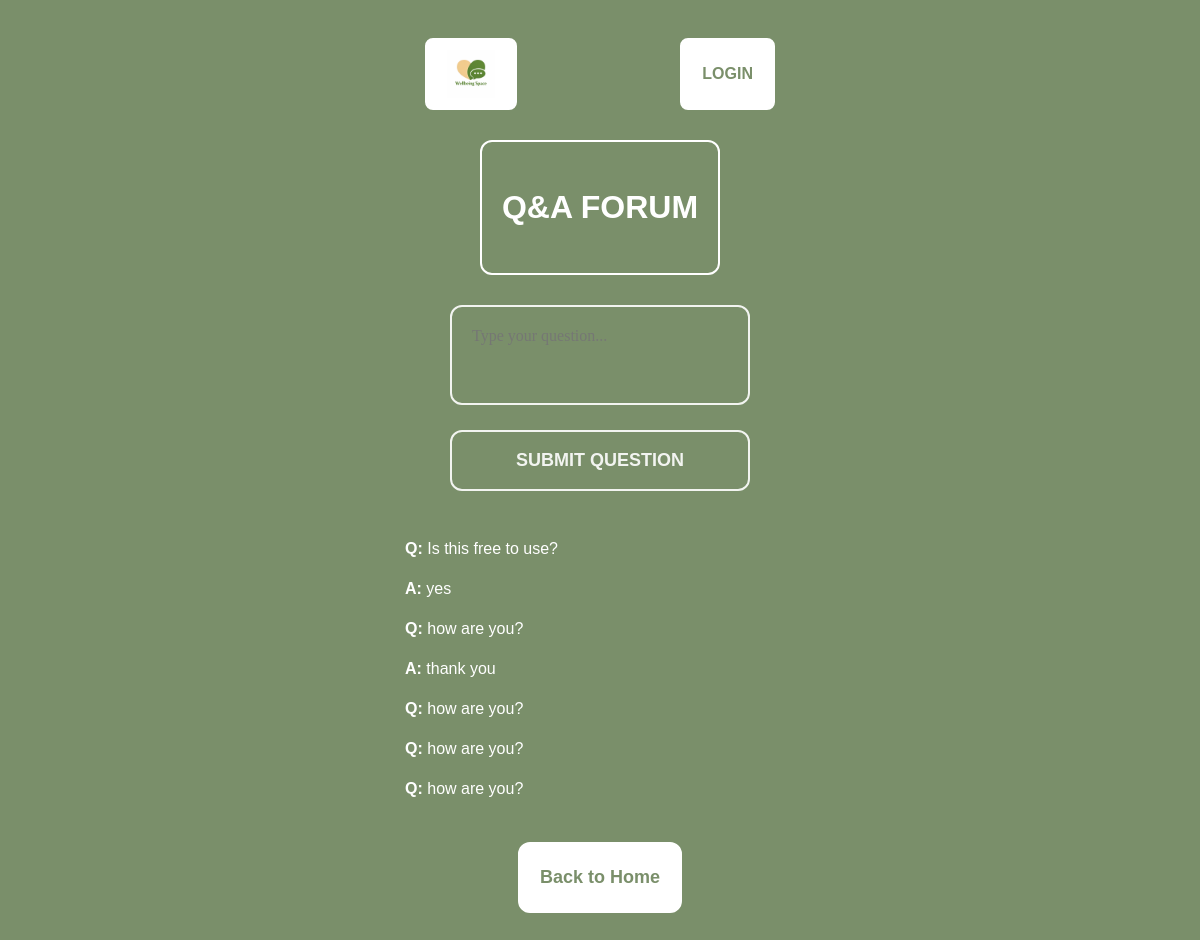
The app's page /qa_forum, older data.
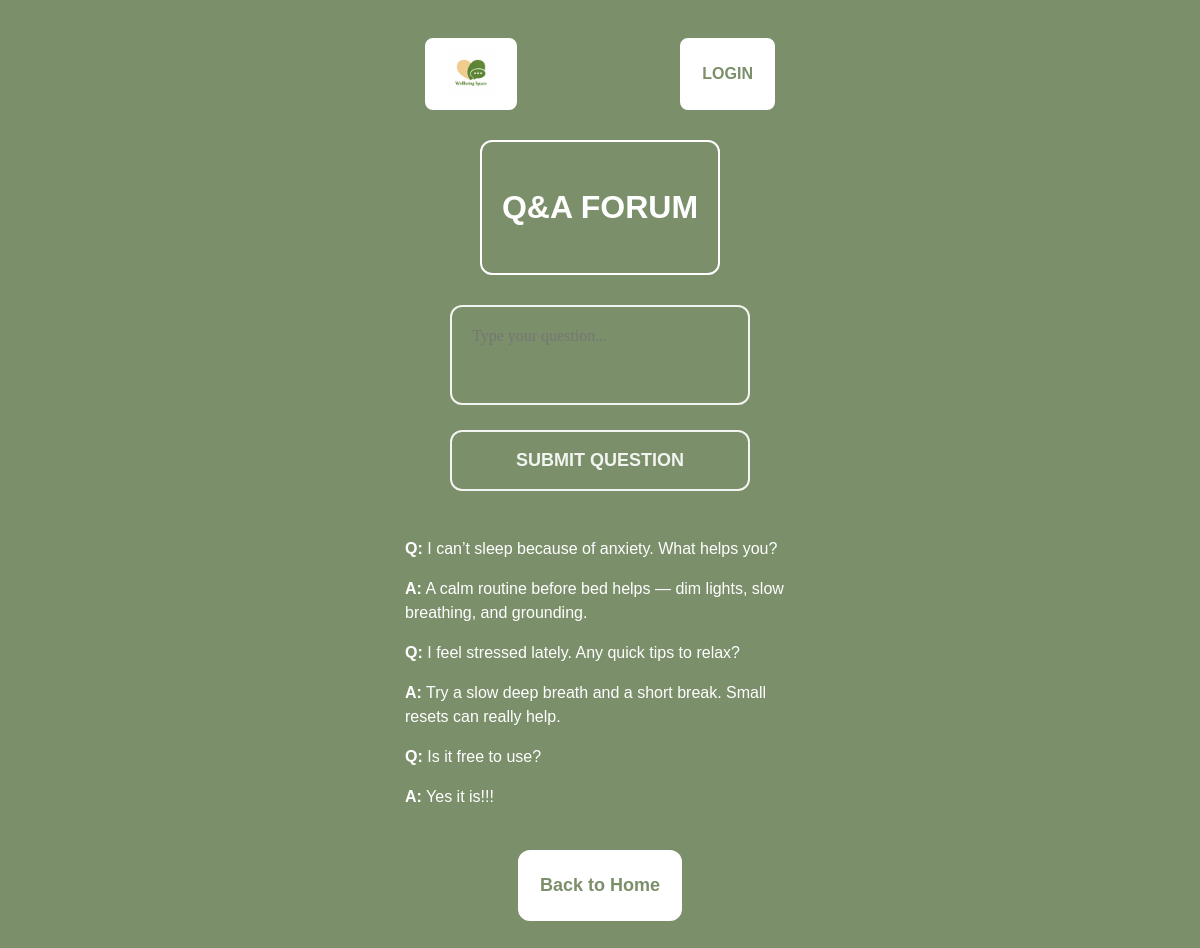
The same page, newer data.
### models.py (models this page shows)
class Question(db.Model):
    id = db.Column(db.Integer, primary_key=True)
    content = db.Column(db.Text, nullable=False)
    timestamp = db.Column(db.DateTime, default=lambda: datetime.now(timezone.utc))
    user_id = db.Column(db.Integer, db.ForeignKey('user.id'), nullable=True)

class Answer(db.Model):
    id = db.Column(db.Integer, primary_key=True)
    content = db.Column(db.Text, nullable=False)
    timestamp = db.Column(db.DateTime, default=lambda: datetime.now(timezone.utc))
    question_id = db.Column(db.Integer, db.ForeignKey('question.id'), nullable=False)
    admin_id = db.Column(db.Integer, db.ForeignKey('user.id'), nullable=False)

### app.py (the view)
@app.route("/qa_forum")
def qa_forum():
    role = session.get("role", "user")
    questions = Question.query.order_by(Question.timestamp.desc()).all()
    answers = Answer.query.all()
    return render_template("qa_forum.html", role=role, questions=questions, answers=answers)

### templates/QA_Forum.html (shortened to what this page needs)
<!DOCTYPE html>
<html>
<head>
    <link rel="stylesheet" href="{{ url_for('static', filename='css/style.css') }}">
</head>
<body class="page-bg">
<div class="mobile-wrapper">
    <div class="top-bar">
        <a href="/" class="top-btn">
            <img src="{{ url_for('static', filename='images/logo.png') }}" alt="Logo" class="logo-img">
        </a>
        <a href="/login" class="top-btn">LOGIN</a>
    </div>
    <div class="page-header">
        <h1>Q&A FORUM</h1>
    </div>
     <div class="question-form">
        <form id="questionForm">
            <textarea class="typing-box2" name="question" placeholder="Type your question..." required></textarea>
             <button type="submit" class="placeholder-action login-btn">SUBMIT QUESTION</button>
        </form>
    </div>
    <div id="questionList" class="question-list">
        {% for q in questions %}
            <div class="question-box">
                <p><strong>Q:</strong> {{ q.content }}</p>
                {% for a in answers %}
                {% if a.question_id == q.id %}
                <p class="answer"><strong>A:</strong> {{ a.content }}</p>
                {% endif %}
                {% endfor %}
            </div>
            {% endfor %}
    </div>
    <a href="/" class="feature-btn">Back to Home</a>
</div>
</body>
</html>

### static/css/style.css (style rules this page uses)
:root { --primary: #7A8F6A; --secondary: #D9CBB8; --accent: #C57A5A; --surface: #EFE8DA; --text: #4A3F35; }
body { font-size: 16px; line-height: 1.5; font-family: 'Merriweather', serif; overflow-x: hidden; }
.mobile-wrapper { width: 100%; max-width: 430px; margin: 0 auto; padding: 0 20px; box-sizing: border-box; display: flex; flex-direction: column; align-items: center; overflow-x: hidden; }
.page-bg, .home-bg { background-color: var(--primary); min-height: 100vh; padding: 30px; }
.top-bar { display: flex; justify-content: space-between; align-items: center; width: 100%; max-width: 430px; margin: 0 auto 30px auto; padding: 0 20px; }
.logo-img { height: 48px; width: auto; }
.top-btn { background-color: white; color: var(--primary); padding: 10px 20px; border: 2px solid white; border-radius: 8px; font-weight: 700; text-decoration: none; display: inline-flex; align-items: center; height: 48px; transition: 0.2s ease; }
.login-btn { background-color: transparent; border: 2px solid white; color: white; font-weight: 700; border-radius: 12px; transition: 0.2s ease; display: block; width: 100%; text-align: center; padding: 18px; margin-top: 20px; }
.page-header { border: 2px solid white; padding: 20px; border-radius: 12px; text-align: center; color: white; margin-bottom: 30px; transition: 0.2s ease; }
.feature-btn { background-color: white; color: var(--primary); padding: 20px; border-radius: 12px; text-align: center; font-size: 18px; font-weight: 700; border: 2px solid white; text-decoration: none; transition: 0.2s ease; display: block; margin-bottom: 15px; margin-top: 25px; }
.placeholder-action, .login-btn, .link-btn { border: 2px solid white; border-radius: 12px; padding: 18px; margin-top: 20px; text-align: center; color: white; font-weight: 700; opacity: 0.9; font-size: 18px; transition: 0.2s ease; cursor: pointer; display: block; text-decoration: none; background-color: transparent; margin-top: 25px; }
.typing-box2 { width: 300px; height: 100px; box-sizing: border-box; border: 2px solid white; border-radius: 12px; background-color: transparent; color: white; padding: 20px; font-size: 16px; font-family: 'Merriweather', serif; opacity: 0.9; resize: none; outline: none; margin: 0 auto; display: block; }
.question-form { margin-bottom: 30px; text-align: center; }
.question-list { width: 100%; max-width: 430px; margin: 0 auto; text-align: left; overflow-x: hidden; }
body { background-color: #7b8e6a; font-family: 'Poppins', sans-serif; color: white; text-align: center; }
textarea { width: 70%; height: 60px; border-radius: 8px; border: none; padding: 10px; resize: none; }
.top-bar, .welcome-box, .feature-grid { width: 100%; max-width: 430px; box-sizing: border-box; }

Row changes from the older to the newer data that the page shows:
removed Question: content "Is this free to use?"
removed Answer: content "yes", shown under "Is this free to use?"
removed Question: content "how are you?"
removed Answer: content "thank you", shown under "how are you?"
removed Question: content "how are you?"
removed Question: content "how are you?"
added Question: content "I can’t sleep because of anxiety. What helps you?"
added Answer: content "A calm routine before bed helps — dim lights, slow breathing, and grounding.", shown under Question "I can’t sleep because of anxiety. What helps you?"
added Question: content "I feel stressed lately. Any quick tips to relax?"
added Answer: content "Try a slow deep breath and a short break. Small resets can really help.", shown under Question "I feel stressed lately. Any quick tips to relax?"
changed Question: content "how are you?" → "Is it free to use?"
added Answer: content "Yes it is!!!", shown under Question "Is it free to use?"
